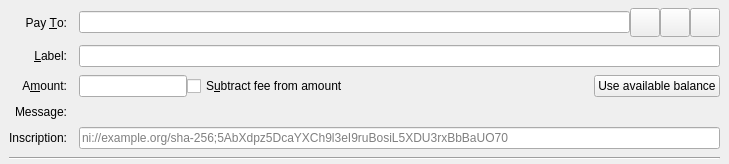
<?xml version="1.0" encoding="UTF-8"?>
<ui version="4.0">
 <class>SendCoinsEntry</class>
 <widget class="QStackedWidget" name="SendCoinsEntry">
  <property name="geometry">
   <rect>
    <x>0</x>
    <y>0</y>
    <width>729</width>
    <height>150</height>
   </rect>
  </property>
  <property name="focusPolicy">
   <enum>Qt::TabFocus</enum>
  </property>
  <property name="autoFillBackground">
   <bool>false</bool>
  </property>
  <widget class="QFrame" name="SendCoins">
   <property name="toolTip">
    <string>This is a normal payment.</string>
   </property>
   <property name="frameShape">
    <enum>QFrame::NoFrame</enum>
   </property>
   <layout class="QGridLayout" name="gridLayout">
    <property name="topMargin">
     <number>8</number>
    </property>
    <property name="bottomMargin">
     <number>4</number>
    </property>
    <property name="horizontalSpacing">
     <number>12</number>
    </property>
    <property name="verticalSpacing">
     <number>8</number>
    </property>
    <item row="0" column="0">
     <widget class="QLabel" name="payToLabel">
      <property name="text">
       <string>Pay &amp;To:</string>
      </property>
      <property name="alignment">
       <set>Qt::AlignRight|Qt::AlignTrailing|Qt::AlignVCenter</set>
      </property>
      <property name="buddy">
       <cstring>payTo</cstring>
      </property>
     </widget>
    </item>
    <item row="0" column="1">
     <layout class="QHBoxLayout" name="payToLayout">
      <property name="spacing">
       <number>0</number>
      </property>
      <item>
       <widget class="QValidatedLineEdit" name="payTo">
        <property name="toolTip">
         <string>The Datacoin address to send the payment to</string>
        </property>
       </widget>
      </item>
      <item>
       <widget class="QToolButton" name="addressBookButton">
        <property name="toolTip">
         <string>Choose previously used address</string>
        </property>
        <property name="text">
         <string/>
        </property>
        <property name="icon">
         <iconset resource="../bitcoin.qrc">
          <normaloff>:/icons/address-book</normaloff>:/icons/address-book</iconset>
        </property>
        <property name="iconSize">
         <size>
          <width>22</width>
          <height>22</height>
         </size>
        </property>
        <property name="shortcut">
         <string>Alt+A</string>
        </property>
       </widget>
      </item>
      <item>
       <widget class="QToolButton" name="pasteButton">
        <property name="toolTip">
         <string>Paste address from clipboard</string>
        </property>
        <property name="text">
         <string/>
        </property>
        <property name="icon">
         <iconset resource="../bitcoin.qrc">
          <normaloff>:/icons/editpaste</normaloff>:/icons/editpaste</iconset>
        </property>
        <property name="iconSize">
         <size>
          <width>22</width>
          <height>22</height>
         </size>
        </property>
        <property name="shortcut">
         <string>Alt+P</string>
        </property>
       </widget>
      </item>
      <item>
       <widget class="QToolButton" name="deleteButton">
        <property name="toolTip">
         <string>Remove this entry</string>
        </property>
        <property name="text">
         <string/>
        </property>
        <property name="icon">
         <iconset resource="../bitcoin.qrc">
          <normaloff>:/icons/remove</normaloff>:/icons/remove</iconset>
        </property>
        <property name="iconSize">
         <size>
          <width>22</width>
          <height>22</height>
         </size>
        </property>
       </widget>
      </item>
     </layout>
    </item>
    <item row="1" column="0">
     <widget class="QLabel" name="labellLabel">
      <property name="text">
       <string>&amp;Label:</string>
      </property>
      <property name="alignment">
       <set>Qt::AlignRight|Qt::AlignTrailing|Qt::AlignVCenter</set>
      </property>
      <property name="buddy">
       <cstring>addAsLabel</cstring>
      </property>
     </widget>
    </item>
    <item row="1" column="1">
     <widget class="QLineEdit" name="addAsLabel">
      <property name="toolTip">
       <string>Enter a label for this address to add it to the list of used addresses</string>
      </property>
     </widget>
    </item>
    <item row="2" column="0">
     <widget class="QLabel" name="amountLabel">
      <property name="text">
       <string>A&amp;mount:</string>
      </property>
      <property name="alignment">
       <set>Qt::AlignRight|Qt::AlignTrailing|Qt::AlignVCenter</set>
      </property>
      <property name="buddy">
       <cstring>payAmount</cstring>
      </property>
     </widget>
    </item>
    <item row="2" column="1">
     <layout class="QHBoxLayout" name="horizontalLayoutAmount" stretch="0,1,0">
      <item>
       <widget class="BitcoinAmountField" name="payAmount"/>
      </item>
      <item>
       <widget class="QCheckBox" name="checkboxSubtractFeeFromAmount">
        <property name="toolTip">
         <string>The fee will be deducted from the amount being sent. The recipient will receive fewer datacoins than you enter in the amount field. If multiple recipients are selected, the fee is split equally.</string>
        </property>
        <property name="text">
         <string>S&amp;ubtract fee from amount</string>
        </property>
       </widget>
      </item>
      <item>
       <widget class="QPushButton" name="useAvailableBalanceButton">
        <property name="text">
         <string>Use available balance</string>
        </property>
       </widget>
      </item>
     </layout>
    </item>
    <item row="3" column="0">
     <widget class="QLabel" name="messageLabel">
      <property name="text">
       <string>Message:</string>
      </property>
      <property name="alignment">
       <set>Qt::AlignRight|Qt::AlignTrailing|Qt::AlignVCenter</set>
      </property>
     </widget>
    </item>
    <item row="3" column="1">
     <widget class="QLabel" name="messageTextLabel">
      <property name="toolTip">
       <string>A message that was attached to the datacoin: URI which will be stored with the transaction for your reference. Note: This message will not be sent over the Datacoin network.</string>
      </property>
      <property name="textFormat">
       <enum>Qt::PlainText</enum>
      </property>
     </widget>
    </item>
    <item row="4" column="0">
     <widget class="QLabel" name="inscriptionLabel">
      <property name="text">
       <string>Inscription:</string>
      </property>
      <property name="alignment">
       <set>Qt::AlignRight|Qt::AlignTrailing|Qt::AlignVCenter</set>
      </property>
      <property name="buddy">
       <cstring>inscriptionText</cstring>
      </property>
     </widget>
    </item>
    <item row="4" column="1">
     <widget class="QLineEdit" name="inscriptionText">
      <property name="toolTip">
       <string>A (100-character max) string of ASCII characters to be stored with the transaction on the V Core network.</string>
      </property>
      <property name="placeholderText">
       <string>ni://example.org/sha-256;5AbXdpz5DcaYXCh9l3eI9ruBosiL5XDU3rxBbBaUO70</string>
      </property>
      <property name="clearButtonEnabled">
       <bool>true</bool>
      </property>
     </widget>
    </item>
    <item row="5" column="0" colspan="2">
     <widget class="Line" name="line2">
      <property name="orientation">
       <enum>Qt::Horizontal</enum>
      </property>
     </widget>
    </item>
   </layout>
  </widget>
  <widget class="QFrame" name="SendCoins_UnauthenticatedPaymentRequest">
   <property name="palette">
    <palette>
     <active>
      <colorrole role="WindowText">
       <brush brushstyle="SolidPattern">
        <color alpha="255">
         <red>0</red>
         <green>0</green>
         <blue>0</blue>
        </color>
       </brush>
      </colorrole>
      <colorrole role="Button">
       <brush brushstyle="SolidPattern">
        <color alpha="255">
         <red>255</red>
         <green>255</green>
         <blue>127</blue>
        </color>
       </brush>
      </colorrole>
      <colorrole role="Light">
       <brush brushstyle="SolidPattern">
        <color alpha="255">
         <red>255</red>
         <green>255</green>
         <blue>255</blue>
        </color>
       </brush>
      </colorrole>
      <colorrole role="Midlight">
       <brush brushstyle="SolidPattern">
        <color alpha="255">
         <red>255</red>
         <green>255</green>
         <blue>191</blue>
        </color>
       </brush>
      </colorrole>
      <colorrole role="Dark">
       <brush brushstyle="SolidPattern">
        <color alpha="255">
         <red>127</red>
         <green>127</green>
         <blue>63</blue>
        </color>
       </brush>
      </colorrole>
      <colorrole role="Mid">
       <brush brushstyle="SolidPattern">
        <color alpha="255">
         <red>170</red>
         <green>170</green>
         <blue>84</blue>
        </color>
       </brush>
      </colorrole>
      <colorrole role="Text">
       <brush brushstyle="SolidPattern">
        <color alpha="255">
         <red>0</red>
         <green>0</green>
         <blue>0</blue>
        </color>
       </brush>
      </colorrole>
      <colorrole role="BrightText">
       <brush brushstyle="SolidPattern">
        <color alpha="255">
         <red>255</red>
         <green>255</green>
         <blue>255</blue>
        </color>
       </brush>
      </colorrole>
      <colorrole role="ButtonText">
       <brush brushstyle="SolidPattern">
        <color alpha="255">
         <red>0</red>
         <green>0</green>
         <blue>0</blue>
        </color>
       </brush>
      </colorrole>
      <colorrole role="Base">
       <brush brushstyle="SolidPattern">
        <color alpha="255">
         <red>255</red>
         <green>255</green>
         <blue>255</blue>
        </color>
       </brush>
      </colorrole>
      <colorrole role="Window">
       <brush brushstyle="SolidPattern">
        <color alpha="255">
         <red>255</red>
         <green>255</green>
         <blue>127</blue>
        </color>
       </brush>
      </colorrole>
      <colorrole role="Shadow">
       <brush brushstyle="SolidPattern">
        <color alpha="255">
         <red>0</red>
         <green>0</green>
         <blue>0</blue>
        </color>
       </brush>
      </colorrole>
      <colorrole role="AlternateBase">
       <brush brushstyle="SolidPattern">
        <color alpha="255">
         <red>255</red>
         <green>255</green>
         <blue>191</blue>
        </color>
       </brush>
      </colorrole>
      <colorrole role="ToolTipBase">
       <brush brushstyle="SolidPattern">
        <color alpha="255">
         <red>255</red>
         <green>255</green>
         <blue>220</blue>
        </color>
       </brush>
      </colorrole>
      <colorrole role="ToolTipText">
       <brush brushstyle="SolidPattern">
        <color alpha="255">
         <red>0</red>
         <green>0</green>
         <blue>0</blue>
        </color>
       </brush>
      </colorrole>
     </active>
     <inactive>
      <colorrole role="WindowText">
       <brush brushstyle="SolidPattern">
        <color alpha="255">
         <red>0</red>
         <green>0</green>
         <blue>0</blue>
        </color>
       </brush>
      </colorrole>
      <colorrole role="Button">
       <brush brushstyle="SolidPattern">
        <color alpha="255">
         <red>255</red>
         <green>255</green>
         <blue>127</blue>
        </color>
       </brush>
      </colorrole>
      <colorrole role="Light">
       <brush brushstyle="SolidPattern">
        <color alpha="255">
         <red>255</red>
         <green>255</green>
         <blue>255</blue>
        </color>
       </brush>
      </colorrole>
      <colorrole role="Midlight">
       <brush brushstyle="SolidPattern">
        <color alpha="255">
         <red>255</red>
         <green>255</green>
         <blue>191</blue>
        </color>
       </brush>
      </colorrole>
      <colorrole role="Dark">
       <brush brushstyle="SolidPattern">
        <color alpha="255">
         <red>127</red>
         <green>127</green>
         <blue>63</blue>
        </color>
       </brush>
      </colorrole>
      <colorrole role="Mid">
       <brush brushstyle="SolidPattern">
        <color alpha="255">
         <red>170</red>
         <green>170</green>
         <blue>84</blue>
        </color>
       </brush>
      </colorrole>
      <colorrole role="Text">
       <brush brushstyle="SolidPattern">
        <color alpha="255">
         <red>0</red>
         <green>0</green>
         <blue>0</blue>
        </color>
       </brush>
      </colorrole>
      <colorrole role="BrightText">
       <brush brushstyle="SolidPattern">
        <color alpha="255">
         <red>255</red>
         <green>255</green>
         <blue>255</blue>
        </color>
       </brush>
      </colorrole>
      <colorrole role="ButtonText">
       <brush brushstyle="SolidPattern">
        <color alpha="255">
         <red>0</red>
         <green>0</green>
         <blue>0</blue>
        </color>
       </brush>
      </colorrole>
      <colorrole role="Base">
       <brush brushstyle="SolidPattern">
        <color alpha="255">
         <red>255</red>
         <green>255</green>
         <blue>255</blue>
        </color>
       </brush>
      </colorrole>
      <colorrole role="Window">
       <brush brushstyle="SolidPattern">
        <color alpha="255">
         <red>255</red>
         <green>255</green>
         <blue>127</blue>
        </color>
       </brush>
      </colorrole>
      <colorrole role="Shadow">
       <brush brushstyle="SolidPattern">
        <color alpha="255">
         <red>0</red>
         <green>0</green>
         <blue>0</blue>
        </color>
       </brush>
      </colorrole>
      <colorrole role="AlternateBase">
       <brush brushstyle="SolidPattern">
        <color alpha="255">
         <red>255</red>
         <green>255</green>
         <blue>191</blue>
        </color>
       </brush>
      </colorrole>
      <colorrole role="ToolTipBase">
       <brush brushstyle="SolidPattern">
        <color alpha="255">
         <red>255</red>
         <green>255</green>
         <blue>220</blue>
        </color>
       </brush>
      </colorrole>
      <colorrole role="ToolTipText">
       <brush brushstyle="SolidPattern">
        <color alpha="255">
         <red>0</red>
         <green>0</green>
         <blue>0</blue>
        </color>
       </brush>
      </colorrole>
     </inactive>
     <disabled>
      <colorrole role="WindowText">
       <brush brushstyle="SolidPattern">
        <color alpha="255">
         <red>127</red>
         <green>127</green>
         <blue>63</blue>
        </color>
       </brush>
      </colorrole>
      <colorrole role="Button">
       <brush brushstyle="SolidPattern">
        <color alpha="255">
         <red>255</red>
         <green>255</green>
         <blue>127</blue>
        </color>
       </brush>
      </colorrole>
      <colorrole role="Light">
       <brush brushstyle="SolidPattern">
        <color alpha="255">
         <red>255</red>
         <green>255</green>
         <blue>255</blue>
        </color>
       </brush>
      </colorrole>
      <colorrole role="Midlight">
       <brush brushstyle="SolidPattern">
        <color alpha="255">
         <red>255</red>
         <green>255</green>
         <blue>191</blue>
        </color>
       </brush>
      </colorrole>
      <colorrole role="Dark">
       <brush brushstyle="SolidPattern">
        <color alpha="255">
         <red>127</red>
         <green>127</green>
         <blue>63</blue>
        </color>
       </brush>
      </colorrole>
      <colorrole role="Mid">
       <brush brushstyle="SolidPattern">
        <color alpha="255">
         <red>170</red>
         <green>170</green>
         <blue>84</blue>
        </color>
       </brush>
      </colorrole>
      <colorrole role="Text">
       <brush brushstyle="SolidPattern">
        <color alpha="255">
         <red>127</red>
         <green>127</green>
         <blue>63</blue>
        </color>
       </brush>
      </colorrole>
      <colorrole role="BrightText">
       <brush brushstyle="SolidPattern">
        <color alpha="255">
         <red>255</red>
         <green>255</green>
         <blue>255</blue>
        </color>
       </brush>
      </colorrole>
      <colorrole role="ButtonText">
       <brush brushstyle="SolidPattern">
        <color alpha="255">
         <red>127</red>
         <green>127</green>
         <blue>63</blue>
        </color>
       </brush>
      </colorrole>
      <colorrole role="Base">
       <brush brushstyle="SolidPattern">
        <color alpha="255">
         <red>255</red>
         <green>255</green>
         <blue>127</blue>
        </color>
       </brush>
      </colorrole>
      <colorrole role="Window">
       <brush brushstyle="SolidPattern">
        <color alpha="255">
         <red>255</red>
         <green>255</green>
         <blue>127</blue>
        </color>
       </brush>
      </colorrole>
      <colorrole role="Shadow">
       <brush brushstyle="SolidPattern">
        <color alpha="255">
         <red>0</red>
         <green>0</green>
         <blue>0</blue>
        </color>
       </brush>
      </colorrole>
      <colorrole role="AlternateBase">
       <brush brushstyle="SolidPattern">
        <color alpha="255">
         <red>255</red>
         <green>255</green>
         <blue>127</blue>
        </color>
       </brush>
      </colorrole>
      <colorrole role="ToolTipBase">
       <brush brushstyle="SolidPattern">
        <color alpha="255">
         <red>255</red>
         <green>255</green>
         <blue>220</blue>
        </color>
       </brush>
      </colorrole>
      <colorrole role="ToolTipText">
       <brush brushstyle="SolidPattern">
        <color alpha="255">
         <red>0</red>
         <green>0</green>
         <blue>0</blue>
        </color>
       </brush>
      </colorrole>
     </disabled>
    </palette>
   </property>
   <property name="toolTip">
    <string>This is an unauthenticated payment request.</string>
   </property>
   <property name="autoFillBackground">
    <bool>true</bool>
   </property>
   <property name="frameShape">
    <enum>QFrame::NoFrame</enum>
   </property>
   <layout class="QGridLayout" name="gridLayout_is">
    <property name="spacing">
     <number>12</number>
    </property>
    <item row="0" column="0">
     <widget class="QLabel" name="payToLabel_is">
      <property name="text">
       <string>Pay To:</string>
      </property>
      <property name="alignment">
       <set>Qt::AlignRight|Qt::AlignTrailing|Qt::AlignVCenter</set>
      </property>
     </widget>
    </item>
    <item row="0" column="1">
     <layout class="QHBoxLayout" name="payToLayout_is">
      <property name="spacing">
       <number>0</number>
      </property>
      <item>
       <widget class="QLabel" name="payTo_is"/>
      </item>
      <item>
       <widget class="QToolButton" name="deleteButton_is">
        <property name="toolTip">
         <string>Remove this entry</string>
        </property>
        <property name="text">
         <string/>
        </property>
        <property name="icon">
         <iconset resource="../bitcoin.qrc">
          <normaloff>:/icons/remove</normaloff>:/icons/remove</iconset>
        </property>
       </widget>
      </item>
     </layout>
    </item>
    <item row="1" column="0">
     <widget class="QLabel" name="memoLabel_is">
      <property name="text">
       <string>Memo:</string>
      </property>
      <property name="alignment">
       <set>Qt::AlignRight|Qt::AlignTrailing|Qt::AlignVCenter</set>
      </property>
     </widget>
    </item>
    <item row="1" column="1">
     <widget class="QLabel" name="memoTextLabel_is">
      <property name="textFormat">
       <enum>Qt::PlainText</enum>
      </property>
     </widget>
    </item>
    <item row="2" column="0">
     <widget class="QLabel" name="inscriptionLabel_is">
      <property name="text">
       <string>Inscription:</string>
      </property>
      <property name="alignment">
       <set>Qt::AlignRight|Qt::AlignTrailing|Qt::AlignVCenter</set>
      </property>
     </widget>
    </item>
    <item row="2" column="1">
     <widget class="QLineEdit" name="inscriptionText_is">
      <property name="toolTip">
       <string>A (100-character max) string of ASCII characters to be stored with the transaction on the V Core network.</string>
      </property>
      <property name="placeholderText">
       <string>ni://example.org/sha-256;5AbXdpz5DcaYXCh9l3eI9ruBosiL5XDU3rxBbBaUO70</string>
      </property>
     </widget>
    </item>
    <item row="3" column="0">
     <widget class="QLabel" name="amountLabel_is">
      <property name="text">
       <string>A&amp;mount:</string>
      </property>
      <property name="alignment">
       <set>Qt::AlignRight|Qt::AlignTrailing|Qt::AlignVCenter</set>
      </property>
      <property name="buddy">
       <cstring>payAmount_is</cstring>
      </property>
     </widget>
    </item>
    <item row="3" column="1">
     <widget class="BitcoinAmountField" name="payAmount_is">
      <property name="acceptDrops">
       <bool>false</bool>
      </property>
     </widget>
    </item>
   </layout>
  </widget>
  <widget class="QFrame" name="SendCoins_AuthenticatedPaymentRequest">
   <property name="palette">
    <palette>
     <active>
      <colorrole role="WindowText">
       <brush brushstyle="SolidPattern">
        <color alpha="255">
         <red>0</red>
         <green>0</green>
         <blue>0</blue>
        </color>
       </brush>
      </colorrole>
      <colorrole role="Button">
       <brush brushstyle="SolidPattern">
        <color alpha="255">
         <red>140</red>
         <green>232</green>
         <blue>119</blue>
        </color>
       </brush>
      </colorrole>
      <colorrole role="Light">
       <brush brushstyle="SolidPattern">
        <color alpha="255">
         <red>230</red>
         <green>255</green>
         <blue>224</blue>
        </color>
       </brush>
      </colorrole>
      <colorrole role="Midlight">
       <brush brushstyle="SolidPattern">
        <color alpha="255">
         <red>185</red>
         <green>243</green>
         <blue>171</blue>
        </color>
       </brush>
      </colorrole>
      <colorrole role="Dark">
       <brush brushstyle="SolidPattern">
        <color alpha="255">
         <red>70</red>
         <green>116</green>
         <blue>59</blue>
        </color>
       </brush>
      </colorrole>
      <colorrole role="Mid">
       <brush brushstyle="SolidPattern">
        <color alpha="255">
         <red>93</red>
         <green>155</green>
         <blue>79</blue>
        </color>
       </brush>
      </colorrole>
      <colorrole role="Text">
       <brush brushstyle="SolidPattern">
        <color alpha="255">
         <red>0</red>
         <green>0</green>
         <blue>0</blue>
        </color>
       </brush>
      </colorrole>
      <colorrole role="BrightText">
       <brush brushstyle="SolidPattern">
        <color alpha="255">
         <red>155</red>
         <green>255</green>
         <blue>147</blue>
        </color>
       </brush>
      </colorrole>
      <colorrole role="ButtonText">
       <brush brushstyle="SolidPattern">
        <color alpha="255">
         <red>0</red>
         <green>0</green>
         <blue>0</blue>
        </color>
       </brush>
      </colorrole>
      <colorrole role="Base">
       <brush brushstyle="SolidPattern">
        <color alpha="255">
         <red>119</red>
         <green>255</green>
         <blue>233</blue>
        </color>
       </brush>
      </colorrole>
      <colorrole role="Window">
       <brush brushstyle="SolidPattern">
        <color alpha="255">
         <red>140</red>
         <green>232</green>
         <blue>119</blue>
        </color>
       </brush>
      </colorrole>
      <colorrole role="Shadow">
       <brush brushstyle="SolidPattern">
        <color alpha="255">
         <red>0</red>
         <green>0</green>
         <blue>0</blue>
        </color>
       </brush>
      </colorrole>
      <colorrole role="AlternateBase">
       <brush brushstyle="SolidPattern">
        <color alpha="255">
         <red>197</red>
         <green>243</green>
         <blue>187</blue>
        </color>
       </brush>
      </colorrole>
      <colorrole role="NoRole">
       <brush brushstyle="SolidPattern">
        <color alpha="255">
         <red>125</red>
         <green>194</green>
         <blue>122</blue>
        </color>
       </brush>
      </colorrole>
      <colorrole role="ToolTipBase">
       <brush brushstyle="SolidPattern">
        <color alpha="255">
         <red>255</red>
         <green>255</green>
         <blue>220</blue>
        </color>
       </brush>
      </colorrole>
      <colorrole role="ToolTipText">
       <brush brushstyle="SolidPattern">
        <color alpha="255">
         <red>0</red>
         <green>0</green>
         <blue>0</blue>
        </color>
       </brush>
      </colorrole>
     </active>
     <inactive>
      <colorrole role="WindowText">
       <brush brushstyle="SolidPattern">
        <color alpha="255">
         <red>0</red>
         <green>0</green>
         <blue>0</blue>
        </color>
       </brush>
      </colorrole>
      <colorrole role="Button">
       <brush brushstyle="SolidPattern">
        <color alpha="255">
         <red>140</red>
         <green>232</green>
         <blue>119</blue>
        </color>
       </brush>
      </colorrole>
      <colorrole role="Light">
       <brush brushstyle="SolidPattern">
        <color alpha="255">
         <red>230</red>
         <green>255</green>
         <blue>224</blue>
        </color>
       </brush>
      </colorrole>
      <colorrole role="Midlight">
       <brush brushstyle="SolidPattern">
        <color alpha="255">
         <red>185</red>
         <green>243</green>
         <blue>171</blue>
        </color>
       </brush>
      </colorrole>
      <colorrole role="Dark">
       <brush brushstyle="SolidPattern">
        <color alpha="255">
         <red>70</red>
         <green>116</green>
         <blue>59</blue>
        </color>
       </brush>
      </colorrole>
      <colorrole role="Mid">
       <brush brushstyle="SolidPattern">
        <color alpha="255">
         <red>93</red>
         <green>155</green>
         <blue>79</blue>
        </color>
       </brush>
      </colorrole>
      <colorrole role="Text">
       <brush brushstyle="SolidPattern">
        <color alpha="255">
         <red>0</red>
         <green>0</green>
         <blue>0</blue>
        </color>
       </brush>
      </colorrole>
      <colorrole role="BrightText">
       <brush brushstyle="SolidPattern">
        <color alpha="255">
         <red>155</red>
         <green>255</green>
         <blue>147</blue>
        </color>
       </brush>
      </colorrole>
      <colorrole role="ButtonText">
       <brush brushstyle="SolidPattern">
        <color alpha="255">
         <red>0</red>
         <green>0</green>
         <blue>0</blue>
        </color>
       </brush>
      </colorrole>
      <colorrole role="Base">
       <brush brushstyle="SolidPattern">
        <color alpha="255">
         <red>119</red>
         <green>255</green>
         <blue>233</blue>
        </color>
       </brush>
      </colorrole>
      <colorrole role="Window">
       <brush brushstyle="SolidPattern">
        <color alpha="255">
         <red>140</red>
         <green>232</green>
         <blue>119</blue>
        </color>
       </brush>
      </colorrole>
      <colorrole role="Shadow">
       <brush brushstyle="SolidPattern">
        <color alpha="255">
         <red>0</red>
         <green>0</green>
         <blue>0</blue>
        </color>
       </brush>
      </colorrole>
      <colorrole role="AlternateBase">
       <brush brushstyle="SolidPattern">
        <color alpha="255">
         <red>197</red>
         <green>243</green>
         <blue>187</blue>
        </color>
       </brush>
      </colorrole>
      <colorrole role="NoRole">
       <brush brushstyle="SolidPattern">
        <color alpha="255">
         <red>125</red>
         <green>194</green>
         <blue>122</blue>
        </color>
       </brush>
      </colorrole>
      <colorrole role="ToolTipBase">
       <brush brushstyle="SolidPattern">
        <color alpha="255">
         <red>255</red>
         <green>255</green>
         <blue>220</blue>
        </color>
       </brush>
      </colorrole>
      <colorrole role="ToolTipText">
       <brush brushstyle="SolidPattern">
        <color alpha="255">
         <red>0</red>
         <green>0</green>
         <blue>0</blue>
        </color>
       </brush>
      </colorrole>
     </inactive>
     <disabled>
      <colorrole role="WindowText">
       <brush brushstyle="SolidPattern">
        <color alpha="255">
         <red>70</red>
         <green>116</green>
         <blue>59</blue>
        </color>
       </brush>
      </colorrole>
      <colorrole role="Button">
       <brush brushstyle="SolidPattern">
        <color alpha="255">
         <red>140</red>
         <green>232</green>
         <blue>119</blue>
        </color>
       </brush>
      </colorrole>
      <colorrole role="Light">
       <brush brushstyle="SolidPattern">
        <color alpha="255">
         <red>230</red>
         <green>255</green>
         <blue>224</blue>
        </color>
       </brush>
      </colorrole>
      <colorrole role="Midlight">
       <brush brushstyle="SolidPattern">
        <color alpha="255">
         <red>185</red>
         <green>243</green>
         <blue>171</blue>
        </color>
       </brush>
      </colorrole>
      <colorrole role="Dark">
       <brush brushstyle="SolidPattern">
        <color alpha="255">
         <red>70</red>
         <green>116</green>
         <blue>59</blue>
        </color>
       </brush>
      </colorrole>
      <colorrole role="Mid">
       <brush brushstyle="SolidPattern">
        <color alpha="255">
         <red>93</red>
         <green>155</green>
         <blue>79</blue>
        </color>
       </brush>
      </colorrole>
      <colorrole role="Text">
       <brush brushstyle="SolidPattern">
        <color alpha="255">
         <red>70</red>
         <green>116</green>
         <blue>59</blue>
        </color>
       </brush>
      </colorrole>
      <colorrole role="BrightText">
       <brush brushstyle="SolidPattern">
        <color alpha="255">
         <red>155</red>
         <green>255</green>
         <blue>147</blue>
        </color>
       </brush>
      </colorrole>
      <colorrole role="ButtonText">
       <brush brushstyle="SolidPattern">
        <color alpha="255">
         <red>70</red>
         <green>116</green>
         <blue>59</blue>
        </color>
       </brush>
      </colorrole>
      <colorrole role="Base">
       <brush brushstyle="SolidPattern">
        <color alpha="255">
         <red>140</red>
         <green>232</green>
         <blue>119</blue>
        </color>
       </brush>
      </colorrole>
      <colorrole role="Window">
       <brush brushstyle="SolidPattern">
        <color alpha="255">
         <red>140</red>
         <green>232</green>
         <blue>119</blue>
        </color>
       </brush>
      </colorrole>
      <colorrole role="Shadow">
       <brush brushstyle="SolidPattern">
        <color alpha="255">
         <red>0</red>
         <green>0</green>
         <blue>0</blue>
        </color>
       </brush>
      </colorrole>
      <colorrole role="AlternateBase">
       <brush brushstyle="SolidPattern">
        <color alpha="255">
         <red>140</red>
         <green>232</green>
         <blue>119</blue>
        </color>
       </brush>
      </colorrole>
      <colorrole role="NoRole">
       <brush brushstyle="SolidPattern">
        <color alpha="255">
         <red>125</red>
         <green>194</green>
         <blue>122</blue>
        </color>
       </brush>
      </colorrole>
      <colorrole role="ToolTipBase">
       <brush brushstyle="SolidPattern">
        <color alpha="255">
         <red>255</red>
         <green>255</green>
         <blue>220</blue>
        </color>
       </brush>
      </colorrole>
      <colorrole role="ToolTipText">
       <brush brushstyle="SolidPattern">
        <color alpha="255">
         <red>0</red>
         <green>0</green>
         <blue>0</blue>
        </color>
       </brush>
      </colorrole>
     </disabled>
    </palette>
   </property>
   <property name="toolTip">
    <string>This is an authenticated payment request.</string>
   </property>
   <property name="autoFillBackground">
    <bool>true</bool>
   </property>
   <property name="frameShape">
    <enum>QFrame::NoFrame</enum>
   </property>
   <layout class="QGridLayout" name="gridLayout_s">
    <property name="spacing">
     <number>12</number>
    </property>
    <item row="0" column="0">
     <widget class="QLabel" name="payToLabel_s">
      <property name="text">
       <string>Pay To:</string>
      </property>
      <property name="alignment">
       <set>Qt::AlignRight|Qt::AlignTrailing|Qt::AlignVCenter</set>
      </property>
     </widget>
    </item>
    <item row="0" column="1">
     <layout class="QHBoxLayout" name="payToLayout_s">
      <property name="spacing">
       <number>0</number>
      </property>
      <item>
       <widget class="QLabel" name="payTo_s">
        <property name="textFormat">
         <enum>Qt::PlainText</enum>
        </property>
       </widget>
      </item>
      <item>
       <widget class="QToolButton" name="deleteButton_s">
        <property name="toolTip">
         <string>Remove this entry</string>
        </property>
        <property name="text">
         <string/>
        </property>
        <property name="icon">
         <iconset resource="../bitcoin.qrc">
          <normaloff>:/icons/remove</normaloff>:/icons/remove</iconset>
        </property>
       </widget>
      </item>
     </layout>
    </item>
    <item row="1" column="0">
     <widget class="QLabel" name="memoLabel_s">
      <property name="text">
       <string>Memo:</string>
      </property>
      <property name="alignment">
       <set>Qt::AlignRight|Qt::AlignTrailing|Qt::AlignVCenter</set>
      </property>
     </widget>
    </item>
    <item row="1" column="1">
     <widget class="QLabel" name="memoTextLabel_s">
      <property name="textFormat">
       <enum>Qt::PlainText</enum>
      </property>
     </widget>
    </item>
    <item row="2" column="0">
     <widget class="QLabel" name="inscriptionLabel_s">
      <property name="text">
       <string>Inscription:</string>
      </property>
      <property name="alignment">
       <set>Qt::AlignRight|Qt::AlignTrailing|Qt::AlignVCenter</set>
      </property>
     </widget>
    </item>
    <item row="2" column="1">
     <widget class="QLineEdit" name="inscriptionText_s">
      <property name="toolTip">
       <string>A (100-character max) string of ASCII characters to be stored with the transaction on the V Core network.</string>
      </property>
      <property name="placeholderText">
       <string>ni://example.org/sha-256;5AbXdpz5DcaYXCh9l3eI9ruBosiL5XDU3rxBbBaUO70</string>
      </property>
     </widget>
    </item>
    <item row="3" column="0">
     <widget class="QLabel" name="amountLabel_s">
      <property name="text">
       <string>A&amp;mount:</string>
      </property>
      <property name="alignment">
       <set>Qt::AlignRight|Qt::AlignTrailing|Qt::AlignVCenter</set>
      </property>
      <property name="buddy">
       <cstring>payAmount_s</cstring>
      </property>
     </widget>
    </item>
    <item row="3" column="1">
     <widget class="BitcoinAmountField" name="payAmount_s">
      <property name="acceptDrops">
       <bool>false</bool>
      </property>
     </widget>
    </item>
   </layout>
  </widget>
 </widget>
 <customwidgets>
  <customwidget>
   <class>QValidatedLineEdit</class>
   <extends>QLineEdit</extends>
   <header>qt/qvalidatedlineedit.h</header>
  </customwidget>
  <customwidget>
   <class>BitcoinAmountField</class>
   <extends>QLineEdit</extends>
   <header>qt/bitcoinamountfield.h</header>
  </customwidget>
 </customwidgets>
 <tabstops>
  <tabstop>payTo</tabstop>
  <tabstop>addressBookButton</tabstop>
  <tabstop>pasteButton</tabstop>
  <tabstop>deleteButton</tabstop>
  <tabstop>addAsLabel</tabstop>
  <tabstop>payAmount</tabstop>
  <tabstop>payAmount_is</tabstop>
  <tabstop>deleteButton_is</tabstop>
  <tabstop>payAmount_s</tabstop>
  <tabstop>deleteButton_s</tabstop>
 </tabstops>
 <resources>
  <include location="../bitcoin.qrc"/>
 </resources>
 <connections/>
</ui>
